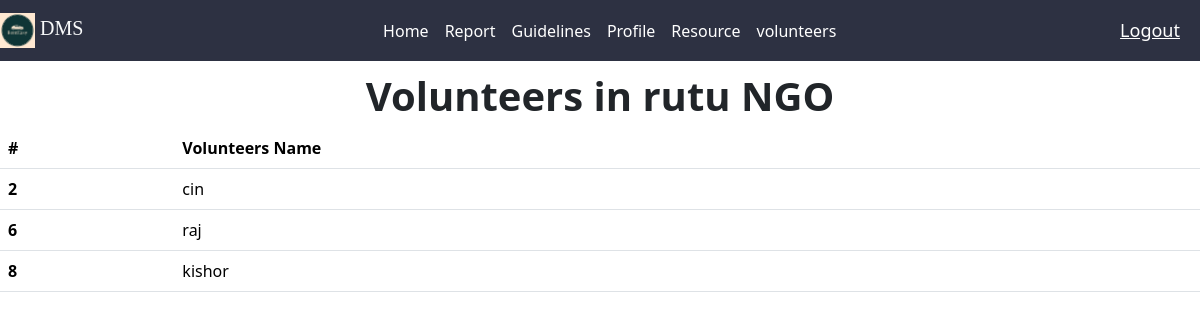
The page /volunteers/ (signed in) on the database as committed earlier.
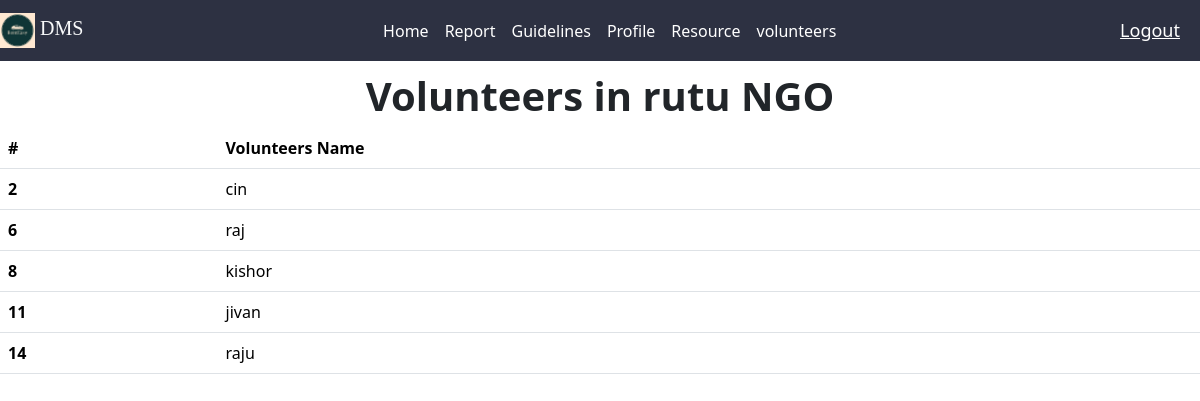
The same page on the database as committed later.
### DmsApp/models.py (models this page shows, shortened)
class Volunteer(models.Model):
    GENDER=(
        ('Male','Male'),
        ('Female','Female'),
    )
    SKILLS=(
        ('Time Management','Time Management'),('Fire Safety','Fire Safety'),('Physical Fitness','Physical Fitness')
        ,('Strength','Strength'),('First Aid','First Aid')
    )
    vol_name=models.OneToOneField(User,on_delete=models.CASCADE)
    age = models.IntegerField()
    gender = models.CharField(max_length=10, choices=GENDER)
    skills = models.CharField(max_length=20, choices=SKILLS)
    city = models.CharField(max_length=30)
    org_name = models.ForeignKey(Organization, on_delete=models.CASCADE)

### DmsApp/views.py (the view)
# urls.py: path('volunteers/',volunteers,name='volunteers'),
@login_required(login_url='login')
def volunteers(request):
    user = request.user
    profile_info = Volunteer.objects.get(vol_name=user)
    org=profile_info.org_name
    vol=Volunteer.objects.filter(org_name=org).exclude(vol_name=user)
    contex={ 'vol':vol, 'org':org }
    return render(request,'associated_volunteers.html',contex)

### DmsApp/models.py (called while the page is built)
    def __str__(self):
        return self.org_name.username

### DmsApp/templates/associated_volunteers.html
{% extends 'main.html' %}
{% block content %}
<h1><center><b>Volunteers in {{ org }} NGO</b></center></h1>
<table class="table">
    <thead>
      <tr>
        <th scope="col">#</th>
        <th scope="col">Volunteers Name</th>
      </tr>
    </thead>
    <tbody>
      <tr>
      {% for i in vol %}
      <tr>
        <th scope="row">{{i.id}}</th>
        <td>{{i.vol_name}}</td>
      </tr>
      {% endfor %}
      </tr>
  </tbody>
  </table>
{% endblock %}

Rows that differ between the two databases and show on the page:
added Volunteer: id "11", vol_name "jivan"
added Volunteer: id "14", vol_name "raju"
